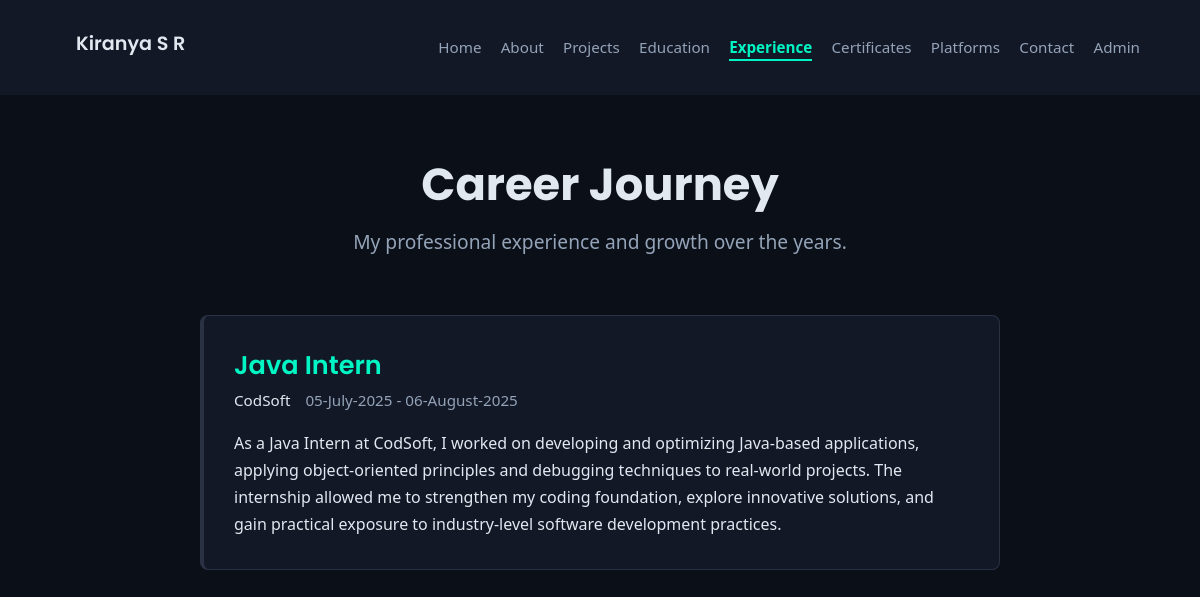
Page /experience on the earlier database version.
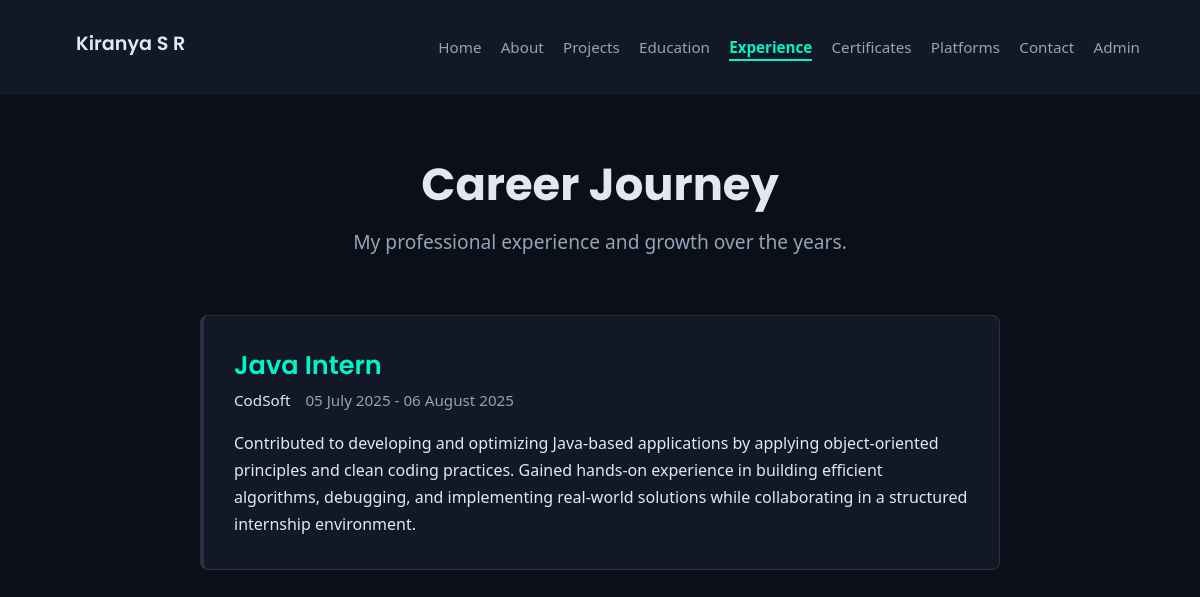
Same page on the later database version.
### tables this page shows
CREATE TABLE experience (
        id INTEGER PRIMARY KEY AUTOINCREMENT, job_title TEXT NOT NULL, company TEXT NOT NULL, 
        start_date TEXT, end_date TEXT, description TEXT
    );

### app.py (the view)
@app.route('/experience')
def experience():
    conn = get_db_connection()
    c = conn.cursor()
    c.execute('SELECT * FROM experience ORDER BY id DESC')
    experiences = [{
        'id': row[0], 'job_title': row[1], 'company': row[2],
        'start_date': row[3], 'end_date': row[4], 'description': row[5]
    } for row in c.fetchall()]
    conn.close()
    return render_template('experience.html', experiences=experiences)

### app.py (called while the page is built)
def get_db_connection():
    return sqlite3.connect(DATABASE_PATH)

### templates/experience.html (shortened to what this page needs)
{% extends 'layout.html' %}
{% block head %}
  <link rel="stylesheet" href="{{ url_for('static', filename='css/experience.css') }}">
{% endblock %}
{% block content %}
<div class="container">
    <div class="header-section">
        <h1 class="page-title">Career Journey</h1>
        <p class="subtitle">My professional experience and growth over the years.</p>
    </div>
    <div class="timeline-container">
        {% for exp in experiences %}
        <div class="timeline-item">
            <div class="timeline-content">
                <h3>{{ exp.job_title }}</h3>
                <div class="company-date">
                    <span class="company">{{ exp.company }}</span>
                    <span class="date">{{ exp.start_date }} - {{ exp.end_date }}</span>
                </div>
                <p>{{ exp.description }}</p>
            </div>
        </div>
        {% else %}
        <div class="no-experience">
            <p>No work experience has been added yet. Please check back later.</p>
        </div>
        {% endfor %}
    </div>
</div>
{% endblock %}

Differences in the rows shown:
changed experience "Java Intern": start_date "05-July-2025" → "05 July 2025"; end_date "06-August-2025" → "06 August 2025"; description "As a Java Intern at CodSoft, I worked on developing and optimizing Java-based applications, applying object-oriented principles and debugging techniques to real-world projects. The internship allowed me to strengthen my coding foundation, explore innovative solutions, and gain practical exposure to industry-level software development practices." → "Contributed to developing and optimizing Java-based applications by applying object-oriented principles and clean coding practices. Gained hands-on experience in building efficient algorithms, debugging, and implementing real-world solutions while collaborating in a structured internship environment."
